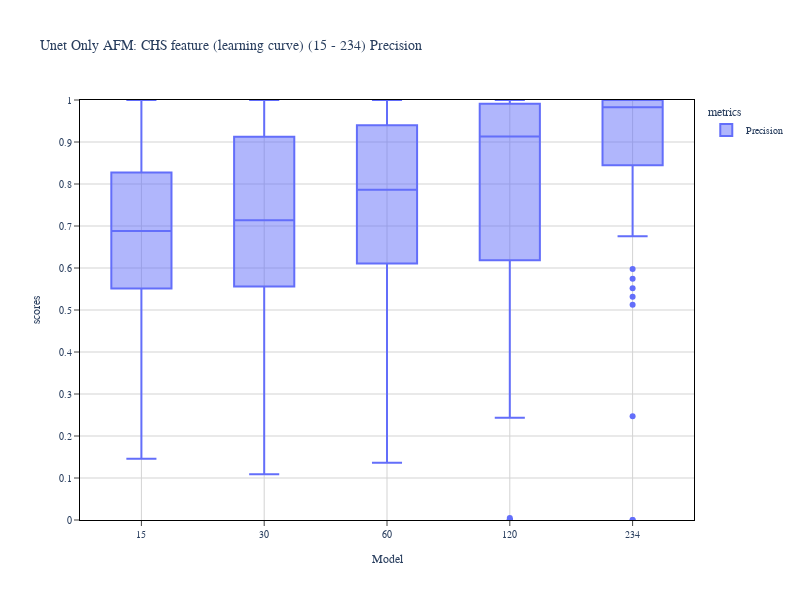
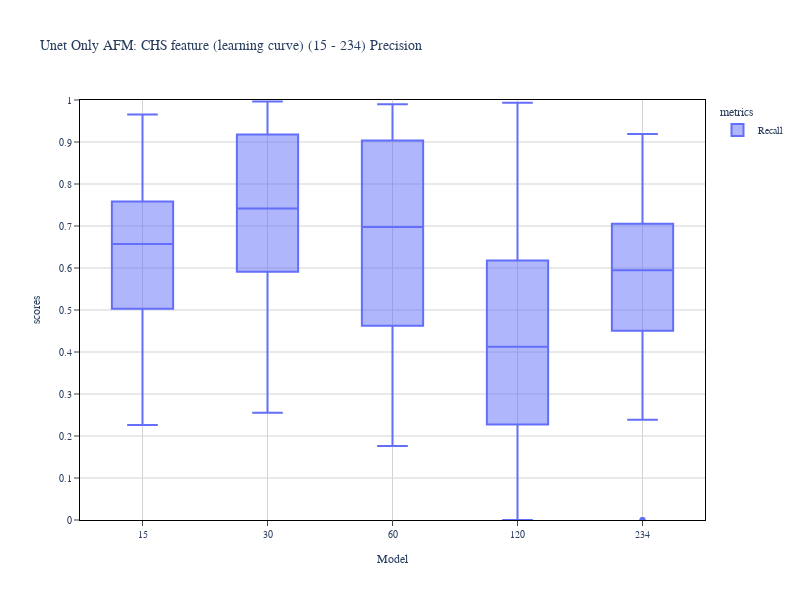
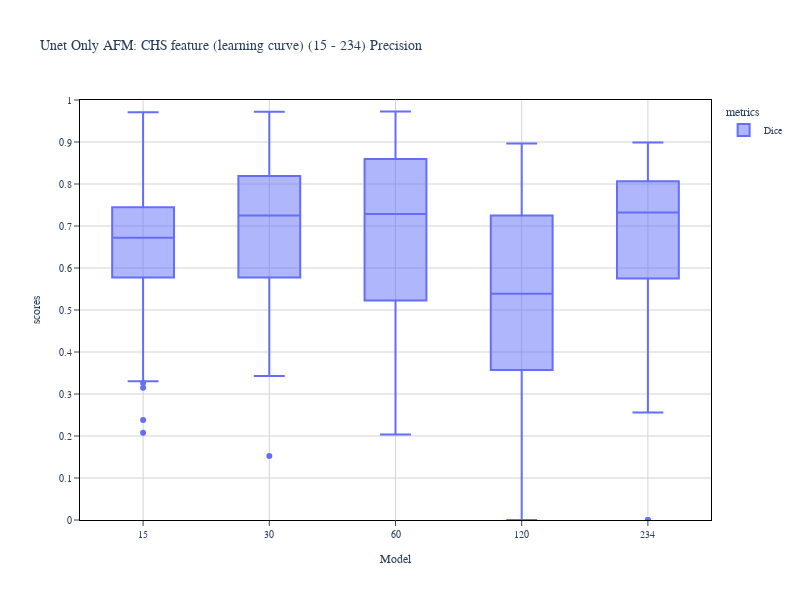

Notebook code for these charts, in order:
### Markdown cell above
#### Precision

### Code cell
title_chart = 'Unet Only AFM: CHS feature (learning curve) (15 - 234) Precision'
metric_list = metrics_dict['unet_afm_1_channels_only_AFM_CosHeightSum']

    
final_df = pd.concat(df_metrics_list, axis=0)

final_df_precision = final_df.query("metrics == 'Precision'")
final_df_recall = final_df.query("metrics == 'Recall'")
final_df_dice = final_df.query("metrics == 'Dice'")


# fig = chart.box_plot(final_df, x='Model', y='scores', color = 'metrics',
#                      width=800, height = 500,
#                      title='', 
#                      x_label=False, y_label=False)

fig2 = chart.box_plot(final_df_precision, x='Model', y='scores', color = 'metrics',
                      width=800, height = 600,
                      title=title_chart)

fig3 = chart.box_plot(final_df_recall, x='Model', y='scores', color = 'metrics',
                      width=800, height = 600,
                      title=title_chart)

fig4 = chart.box_plot(final_df_dice, x='Model', y='scores', color = 'metrics',
                      width=800, height = 600,
                      title=title_chart)

# fig.write_image(f'{title_chart}.svg')
# fig2.write_image(f'{title_chart}.png')

### Figure 1 — Plotly figure (JSON) as saved in the notebook; plotly's stock layout.template omitted (floating-point values rounded to 4 significant figures; data arrays with more than 128 entries replaced by an {"elided": "..."} marker saying what was removed)
{"data": [{"alignmentgroup": "True", "hovertemplate": "metrics=Precision<br>Model=%{x}<br>scores=%{y}<extra></extra>", "legendgroup": "Precision", "marker": {"color": "#636efa"}, "name": "Precision", "notched": false, "offsetgroup": "Precision", "orientation": "v", "showlegend": true, "type": "box", "x": {"elided": "415 str values"}, "x0": " ", "xaxis": "x", "y": {"elided": "415 float values"}, "y0": " ", "yaxis": "y"}], "layout": {"barmode": "group", "boxmode": "group", "font": {"family": "Arial", "size": 10}, "height": 600, "legend": {"title": {"text": "metrics"}, "tracegroupgap": 0}, "plot_bgcolor": "white", "title": {"font": {"family": "Arial"}, "text": "Unet Only AFM: CHS feature (learning curve) (15 - 234) Precision"}, "width": 800, "xaxis": {"anchor": "y", "domain": [0, 1], "gridcolor": "lightgrey", "linecolor": "black", "mirror": true, "showline": true, "ticks": "outside", "title": {"text": "Model"}}, "yaxis": {"anchor": "x", "domain": [0, 1], "dtick": 0.1, "gridcolor": "lightgrey", "linecolor": "black", "mirror": true, "range": [0, 1], "showline": true, "tick0": 0, "ticks": "outside", "title": {"text": "scores"}}}}

### Figure 2 — Plotly figure (JSON) as saved in the notebook; plotly's stock layout.template omitted (floating-point values rounded to 4 significant figures; data arrays with more than 128 entries replaced by an {"elided": "..."} marker saying what was removed)
{"data": [{"alignmentgroup": "True", "hovertemplate": "metrics=Recall<br>Model=%{x}<br>scores=%{y}<extra></extra>", "legendgroup": "Recall", "marker": {"color": "#636efa"}, "name": "Recall", "notched": false, "offsetgroup": "Recall", "orientation": "v", "showlegend": true, "type": "box", "x": {"elided": "415 str values"}, "x0": " ", "xaxis": "x", "y": {"elided": "415 float values"}, "y0": " ", "yaxis": "y"}], "layout": {"barmode": "group", "boxmode": "group", "font": {"family": "Arial", "size": 10}, "height": 600, "legend": {"title": {"text": "metrics"}, "tracegroupgap": 0}, "plot_bgcolor": "white", "title": {"font": {"family": "Arial"}, "text": "Unet Only AFM: CHS feature (learning curve) (15 - 234) Precision"}, "width": 800, "xaxis": {"anchor": "y", "domain": [0, 1], "gridcolor": "lightgrey", "linecolor": "black", "mirror": true, "showline": true, "ticks": "outside", "title": {"text": "Model"}}, "yaxis": {"anchor": "x", "domain": [0, 1], "dtick": 0.1, "gridcolor": "lightgrey", "linecolor": "black", "mirror": true, "range": [0, 1], "showline": true, "tick0": 0, "ticks": "outside", "title": {"text": "scores"}}}}

### Figure 3 — Plotly figure (JSON) as saved in the notebook; plotly's stock layout.template omitted (floating-point values rounded to 4 significant figures; data arrays with more than 128 entries replaced by an {"elided": "..."} marker saying what was removed)
{"data": [{"alignmentgroup": "True", "hovertemplate": "metrics=Dice<br>Model=%{x}<br>scores=%{y}<extra></extra>", "legendgroup": "Dice", "marker": {"color": "#636efa"}, "name": "Dice", "notched": false, "offsetgroup": "Dice", "orientation": "v", "showlegend": true, "type": "box", "x": {"elided": "415 str values"}, "x0": " ", "xaxis": "x", "y": {"elided": "415 float values"}, "y0": " ", "yaxis": "y"}], "layout": {"barmode": "group", "boxmode": "group", "font": {"family": "Arial", "size": 10}, "height": 600, "legend": {"title": {"text": "metrics"}, "tracegroupgap": 0}, "plot_bgcolor": "white", "title": {"font": {"family": "Arial"}, "text": "Unet Only AFM: CHS feature (learning curve) (15 - 234) Precision"}, "width": 800, "xaxis": {"anchor": "y", "domain": [0, 1], "gridcolor": "lightgrey", "linecolor": "black", "mirror": true, "showline": true, "ticks": "outside", "title": {"text": "Model"}}, "yaxis": {"anchor": "x", "domain": [0, 1], "dtick": 0.1, "gridcolor": "lightgrey", "linecolor": "black", "mirror": true, "range": [0, 1], "showline": true, "tick0": 0, "ticks": "outside", "title": {"text": "scores"}}}}
